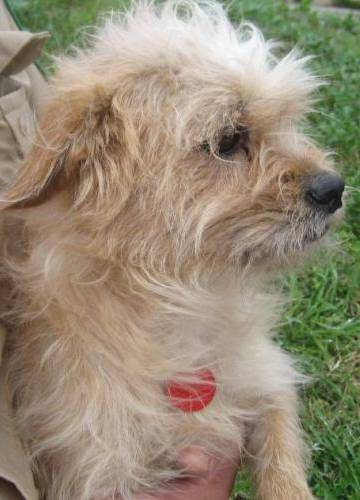
#> input picture ch01/dog_image/dog.191.jpg, 360 x 500 px; its folder holds 4 pictures in this run
$ python 'dog_SlideShow(host).py'
#> lines starting #> are read from the running program, lines starting #| are printed output that depends on the picture
import glob
import os
import cv2
import sys
import win32api
import matplotlib.pyplot as plt

interval = 1500  # 1.5sec

img_path = 'C:/Users/BIT/OpencvEx/ch01/dog_image/*.jpg'
img_files = glob.glob(img_path)
print(len(img_files))

# 리스트에 있는 파일들이 존재하지 않을 경우
if not img_files:
    print("img_files : No jpg files")
    sys.exit()

# 이미지를 출력할 창을 생성,
# cv2.WINDOW_NORMAL는 불러오는 이미지 사이즈에 맞게 창을 생성
cv2.namedWindow('win1', cv2.WINDOW_NORMAL)
cv2.namedWindow('win2', cv2.WINDOW_NORMAL)
cv2.namedWindow('win3', cv2.WINDOW_NORMAL)
cv2.namedWindow('win4', cv2.WINDOW_NORMAL)
# 이미지를 출력할 창의 크기를 회면 최대로 설정

cv2.setWindowProperty('win1', cv2.WND_PROP_FULLSCREEN,cv2.WINDOW_NORMAL)
cv2.setWindowProperty('win2', cv2.WND_PROP_FULLSCREEN,cv2.WINDOW_NORMAL)
cv2.setWindowProperty('win3', cv2.WND_PROP_FULLSCREEN,cv2.WINDOW_NORMAL)
cv2.setWindowProperty('win4', cv2.WND_PROP_FULLSCREEN,cv2.WINDOW_NORMAL)
idx = 0

# 모니터의 가로픽셀 - 윈도우에서 사용
print("Width =", win32api.GetSystemMetrics(0))
# 모니터의 세로픽셀 - 윈도우에서 사용
print("Height =", win32api.GetSystemMetrics(1))

while True:
    if idx >= len(img_files)-4:
        idx = 0

    img1 = cv2.imread(img_files[idx])
#> img1 is the input picture: shape (500, 360, 3); mean B, G, R 116.7, 138.1, 149.6
    img2 = cv2.imread(img_files[idx+1])
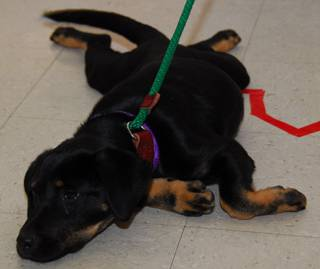
#> input picture ch01/dog_image/dog.192.jpg, 320 x 269 px
#> img2 is the input picture: shape (269, 320, 3); mean B, G, R 78.1, 85.7, 94.1
    img3 = cv2.imread(img_files[idx+2])
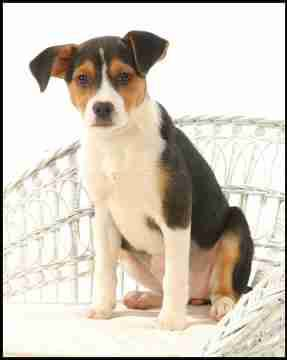
#> input picture ch01/dog_image/dog.193.jpg, 287 x 360 px
#> img3 is the input picture: shape (360, 287, 3); mean B, G, R 190, 202.7, 210.7
    img4 = cv2.imread(img_files[idx+3])
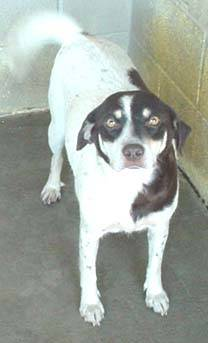
#> input picture ch01/dog_image/dog.194.jpg, 208 x 343 px
#> img4 is the input picture: shape (343, 208, 3); mean B, G, R 159.8, 167.6, 160.9
    idx += 4

    # 이미지를 읽지 못했다면
    if img1 is None or img2 is None or img3 is None or img4 is None:
        print('Image load failed')
        break

    cv2.imshow('win1', img1)
    cv2.imshow('win2', img2)
    cv2.imshow('win3', img4)
    cv2.imshow('win4', img3)

    # 창의 좌표값
    cv2.moveWindow('win1', 0,0)
#> (the run stopped early here; a loop or call above may not have finished)
